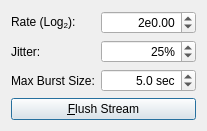
<?xml version="1.0" encoding="UTF-8"?>
<ui version="4.0">
 <class>vsFakeStreamControl</class>
 <widget class="QDialog" name="vsFakeStreamControl">
  <property name="geometry">
   <rect>
    <x>0</x>
    <y>0</y>
    <width>207</width>
    <height>124</height>
   </rect>
  </property>
  <property name="windowTitle">
   <string>Stream Rate Control</string>
  </property>
  <layout class="QFormLayout" name="formLayout_2">
   <property name="fieldGrowthPolicy">
    <enum>QFormLayout::AllNonFixedFieldsGrow</enum>
   </property>
   <item row="0" column="0">
    <widget class="QLabel" name="rateLabel">
     <property name="text">
      <string>Rate (Log&lt;sub&gt;2&lt;/sub&gt;):</string>
     </property>
    </widget>
   </item>
   <item row="0" column="1">
    <widget class="QDoubleSpinBox" name="rate">
     <property name="alignment">
      <set>Qt::AlignRight|Qt::AlignTrailing|Qt::AlignVCenter</set>
     </property>
     <property name="prefix">
      <string>2e</string>
     </property>
     <property name="minimum">
      <double>-5.000000000000000</double>
     </property>
     <property name="maximum">
      <double>5.000000000000000</double>
     </property>
     <property name="singleStep">
      <double>0.250000000000000</double>
     </property>
    </widget>
   </item>
   <item row="1" column="0">
    <widget class="QLabel" name="jitterLabel">
     <property name="text">
      <string>Jitter:</string>
     </property>
    </widget>
   </item>
   <item row="1" column="1">
    <widget class="QSpinBox" name="jitter">
     <property name="alignment">
      <set>Qt::AlignRight|Qt::AlignTrailing|Qt::AlignVCenter</set>
     </property>
     <property name="suffix">
      <string>%</string>
     </property>
     <property name="value">
      <number>25</number>
     </property>
    </widget>
   </item>
   <item row="2" column="0">
    <widget class="QLabel" name="maxBurstTimeLabel">
     <property name="text">
      <string>Max Burst Size:</string>
     </property>
    </widget>
   </item>
   <item row="3" column="0" colspan="2">
    <widget class="QPushButton" name="flush">
     <property name="text">
      <string>&amp;Flush Stream</string>
     </property>
    </widget>
   </item>
   <item row="2" column="1">
    <widget class="QDoubleSpinBox" name="maxBurstTime">
     <property name="alignment">
      <set>Qt::AlignRight|Qt::AlignTrailing|Qt::AlignVCenter</set>
     </property>
     <property name="suffix">
      <string> sec</string>
     </property>
     <property name="decimals">
      <number>1</number>
     </property>
     <property name="maximum">
      <double>60.000000000000000</double>
     </property>
     <property name="value">
      <double>5.000000000000000</double>
     </property>
    </widget>
   </item>
  </layout>
 </widget>
 <resources/>
 <connections/>
</ui>
